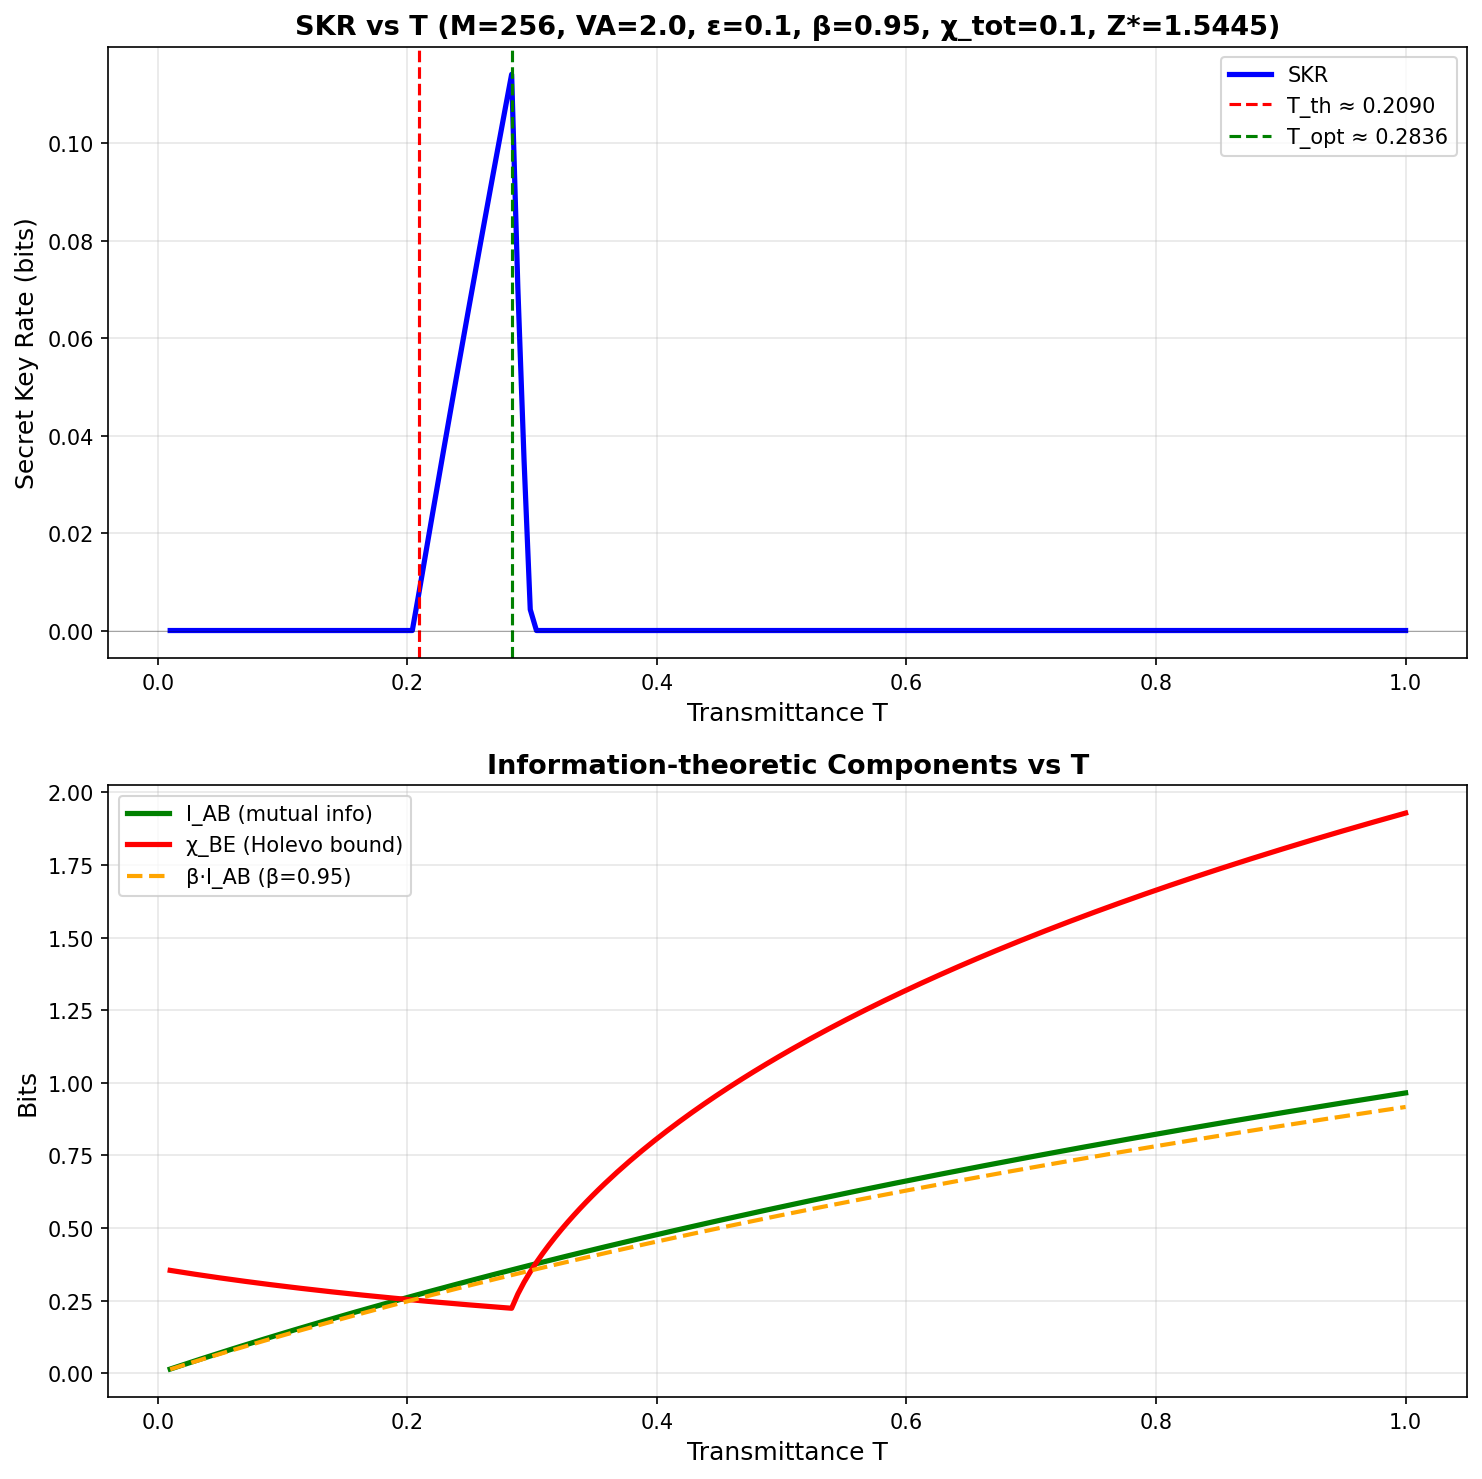

Write Python code to recreate this figure.
"""
Plot SKR vs T (transmission efficiency) với các thông số cố định.

Thông số cố định:
  VA = 2.0, eps = 0.1, M = 256, beta = 0.95, chi_tot = 0.1, c = 1.5445129885

T sẽ được quét từ 0.01 đến 1.0.
"""

import numpy as np
import matplotlib.pyplot as plt
import math


def g(lam):
    """Hàm entropy độ tin Holevo."""
    if lam <= 1.0:
        return 0.0
    return (lam + 1) / 2 * math.log2((lam + 1) / 2) - (lam - 1) / 2 * math.log2((lam - 1) / 2)


def compute_QAM_SKR(VA, T, eps, M, beta, chi_tot, c):
    """
    Tính SKR M-QAM từ công thức paper.
    
    INPUT:
        VA      : modulation variance [SNU]
        T       : transmittance (T_eff) [0-1]
        eps     : channel excess noise [SNU]
        M       : constellation size
        beta    : reconciliation efficiency [0-1]
        chi_tot : total noise chi_tot [SNU]
        c       : Z* (correlation coefficient) [SNU]
    
    OUTPUT: SKR (secret key rate)
    """
    
    a = VA + 1.0
    b = 1.0 + T * VA + T * eps
    c_val = c
    
    # Symplectic invariants
    Delta = a**2 + b**2 - 2 * c_val**2
    B = (a * b - c_val**2) ** 2
    disc = Delta**2 - 4 * B
    
    # Eigenvalues
    if disc < 0:
        lambda1 = 1.0 + 1e-10
        lambda2 = 1.0 + 1e-10
    else:
        sqrt_disc = math.sqrt(disc)
        lambda1 = math.sqrt(max(0.5 * (Delta + sqrt_disc), 0.0))
        lambda2 = math.sqrt(max(0.5 * (Delta - sqrt_disc), 0.0))
    
    lambda3 = max(VA + 1.0 - c_val**2 / (2.0 + T * VA + T * eps), 1e-15)
    
    # Holevo bound
    chi_BE = g(lambda1) + g(lambda2) - g(lambda3)
    
    # Mutual information (heterodyne)
    I_AB = math.log2(1.0 + T * VA / (2.0 + T * chi_tot))
    
    # Secret Key Rate
    SKR_raw = beta * I_AB - chi_BE
    SKR = max(SKR_raw, 0.0)
    
    return SKR, I_AB, chi_BE


def main():
    # === THÔNG SỐ CỐ ĐỊNH ===
    VA = 2.0
    eps = 0.1
    M = 256
    beta = 0.95
    chi_tot = 0.1
    c = 1.5445129885
    
    # === QUÉT T ===
    T_values = np.linspace(0.01, 1.0, 200)
    SKR_values = []
    I_AB_values = []
    chi_BE_values = []
    
    for T in T_values:
        skr, i_ab, chi_be = compute_QAM_SKR(VA, T, eps, M, beta, chi_tot, c)
        SKR_values.append(skr)
        I_AB_values.append(i_ab)
        chi_BE_values.append(chi_be)
    
    SKR_values = np.array(SKR_values)
    I_AB_values = np.array(I_AB_values)
    chi_BE_values = np.array(chi_BE_values)
    
    # === TÌM T_TH (Threshold T nơi SKR = 0) ===
    idx_threshold = np.where(SKR_values > 0)[0]
    if len(idx_threshold) > 0:
        T_threshold = T_values[idx_threshold[0]]
        print(f"\n✓ Threshold T (SKR = 0): T_th ≈ {T_threshold:.4f}")
    else:
        T_threshold = None
        print("\n✗ Không tìm thấy threshold (SKR luôn ≤ 0)")
    
    # === TÌM T_MAX (T nơi SKR đạt cực đại) ===
    idx_max = np.argmax(SKR_values)
    T_max = T_values[idx_max]
    SKR_max = SKR_values[idx_max]
    print(f"✓ T tối ưu (SKR max): T_opt ≈ {T_max:.4f}, SKR_max ≈ {SKR_max:.6f}")
    
    # === VẼ BIỂU ĐỒ ===
    fig, axes = plt.subplots(2, 1, figsize=(10, 10))
    
    # Biểu đồ 1: SKR vs T
    ax1 = axes[0]
    ax1.plot(T_values, SKR_values, 'b-', linewidth=2.5, label='SKR')
    if T_threshold is not None:
        ax1.axvline(x=T_threshold, color='r', linestyle='--', linewidth=1.5, label=f'T_th ≈ {T_threshold:.4f}')
    ax1.axvline(x=T_max, color='g', linestyle='--', linewidth=1.5, label=f'T_opt ≈ {T_max:.4f}')
    ax1.axhline(y=0, color='k', linestyle='-', linewidth=0.5, alpha=0.3)
    ax1.grid(True, alpha=0.3)
    ax1.set_xlabel('Transmittance T', fontsize=12)
    ax1.set_ylabel('Secret Key Rate (bits)', fontsize=12)
    ax1.set_title(f'SKR vs T (M={M}, VA={VA}, ε={eps}, β={beta}, χ_tot={chi_tot}, Z*={c:.4f})', fontsize=13, fontweight='bold')
    ax1.legend(fontsize=10, loc='best')
    
    # Biểu đồ 2: Các thành phần (I_AB, χ_BE) vs T
    ax2 = axes[1]
    ax2.plot(T_values, I_AB_values, 'g-', linewidth=2.5, label='I_AB (mutual info)')
    ax2.plot(T_values, chi_BE_values, 'r-', linewidth=2.5, label='χ_BE (Holevo bound)')
    ax2.plot(T_values, beta * I_AB_values, 'orange', linewidth=2, linestyle='--', label=f'β·I_AB (β={beta})')
    ax2.grid(True, alpha=0.3)
    ax2.set_xlabel('Transmittance T', fontsize=12)
    ax2.set_ylabel('Bits', fontsize=12)
    ax2.set_title('Information-theoretic Components vs T', fontsize=13, fontweight='bold')
    ax2.legend(fontsize=10, loc='best')
    
    plt.tight_layout()
    plt.savefig('skr_vs_T.png', dpi=150, bbox_inches='tight')
    print(f"\n✓ Hình ảnh đã lưu: skr_vs_T.png")
    plt.show()
    
    # === XUẤT BẢNG DỮ LIỆU ===
    print(f"\n{'='*80}")
    print(f"Bảng dữ liệu (chọn lọc):")
    print(f"{'='*80}")
    print(f"{'T':>8} | {'SKR':>12} | {'I_AB':>12} | {'χ_BE':>12}")
    print(f"{'-'*80}")
    
    for i in range(0, len(T_values), max(1, len(T_values) // 15)):
        T = T_values[i]
        skr = SKR_values[i]
        i_ab = I_AB_values[i]
        chi_be = chi_BE_values[i]
        print(f"{T:8.4f} | {skr:12.8f} | {i_ab:12.8f} | {chi_be:12.8f}")
    
    print(f"{'='*80}\n")


if __name__ == "__main__":
    main()
